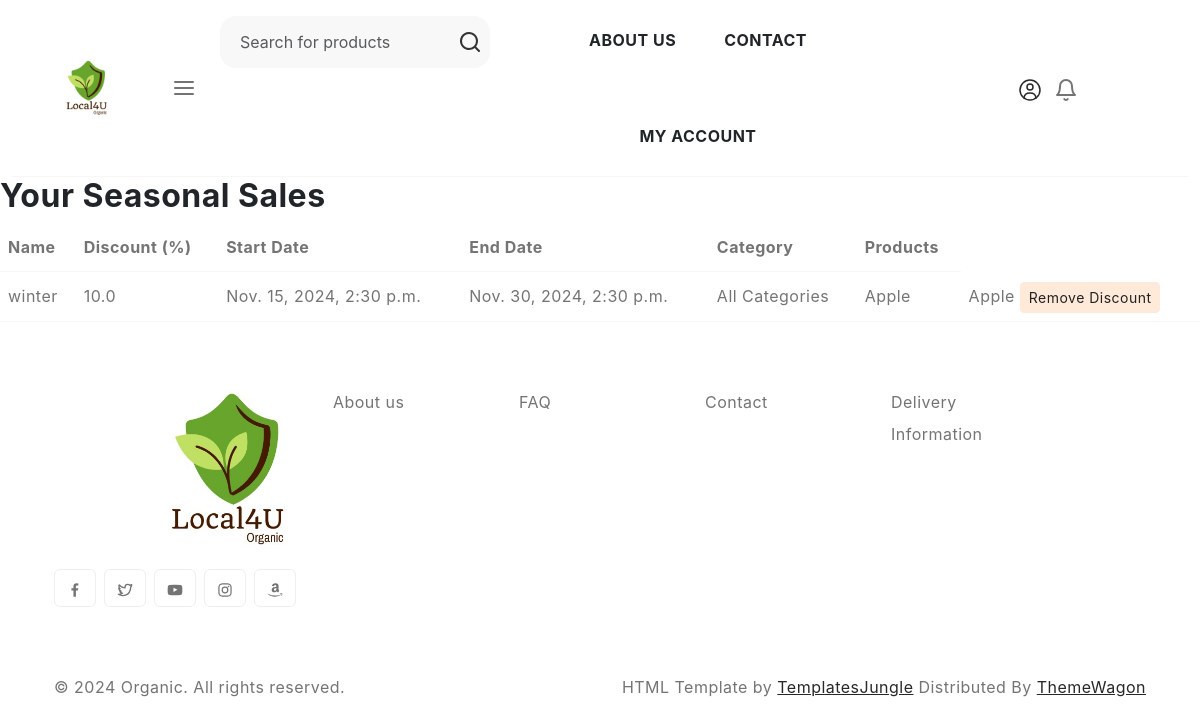
The app's page /product/seasonal-sales/ (signed in) with its own data.
### product/models.py (models this page shows, shortened)
class SeasonalSale(models.Model):
    name = models.CharField(max_length=100)  # Name of the seasonal sale event
    discount_percentage = models.FloatField()  # Discount percentage for the sale
    products = models.ManyToManyField(Product, blank=True)  # Products associated with the sale (optional)
    start_date = models.DateTimeField()  # Start date and time of the sale
    end_date = models.DateTimeField()  # End date and time of the sale
    farmer = models.ForeignKey(Farmer, on_delete=models.CASCADE)  # Farmer who created the sale

class Product(models.Model):
    name = models.CharField(max_length=200)  # Name of the product
    description = models.TextField()  # Detailed description of the product
    category = models.ForeignKey(Category, on_delete=models.CASCADE)  # Category to which the product belongs
    price = models.DecimalField(max_digits=10, decimal_places=2)  # Original price of the product
    discounted_price = models.DecimalField(max_digits=10, decimal_places=2, null=True, blank=True)  # Discounted price if applicable
    stock = models.PositiveIntegerField()  # Available stock quantity
    farmer = models.ForeignKey(Farmer, on_delete=models.CASCADE)  # Farmer who owns the product
    created_at = models.DateTimeField(auto_now_add=True)  # Timestamp when the product was added
    updated_at = models.DateTimeField(auto_now=True)  # Timestamp when the product was last updated
    image = models.ImageField(upload_to='product_images/', null=True, blank=True)  # Optional product image

### product/views.py (the view)
# urls.py: path('seasonal-sales/', views.list_seasonal_sales, name='list_seasonal_sales'),
@login_required
def list_seasonal_sales(request):
    farmer = request.user.farmer  # Get the logged-in farmer
    sales = SeasonalSale.objects.filter(farmer=farmer)  # Fetch all sales associated with the farmer
    return render(request, 'list_seasonal_sales.html', {'sales': sales})

### accounts/templatetags/notification_tags.py (called while the page is built)
@register.filter
def unread_notifications(user):
    if user.is_authenticated:
        return user.notifications.filter(is_read=False).count()
    return 0

### order/context_processors.py (called while the page is built)
def cart_data(request):
    return {"cart": request.session.get("cart", {})}

### order/templatetags/cart_filters.py (called while the page is built)
@register.filter
def sum_cart_total(cart_items):
    total = 0
    for item in cart_items:
        total += float(item['price']) * item['quantity']
    return total

@register.filter
def is_not_farmer_or_admin(user):
    return user.is_authenticated and user.user_type not in ['farmer', 'admin']

### product/context_processors.py (called while the page is built)
def category_menu(request):
    categories = Category.objects.all()
    return {'categories': categories}

### templates/list_seasonal_sales.html
{% extends 'base.html' %}
{% block body_block %}
<h2>Your Seasonal Sales</h2>
{% if sales %}
    <table class="table">
        <thead>
            <tr>
                <th>Name</th>
                <th>Discount (%)</th>
                <th>Start Date</th>
                <th>End Date</th>
                <th>Category</th>
                <th>Products</th>
            </tr>
        </thead>
        <tbody>
            {% for sale in sales %}
                <tr>
                    <td>{{ sale.name }}</td>
                    <td>{{ sale.discount_percentage }}</td>
                    <td>{{ sale.start_date }}</td>
                    <td>{{ sale.end_date }}</td>
                    <td>
                        {% if sale.category %}
                            {{ sale.category.name }}
                        {% else %}
                            All Categories
                        {% endif %}
                    </td>
                    <td>
                        {% for product in sale.products.all %}
                            {{ product.name }}{% if not forloop.last %}, {% endif %}
                        {% endfor %}
                    </td>
                    <td>
                        {% for product in sale.products.all %}
                            {{ product.name }}{% if not forloop.last %}, {% endif %}
                        {% endfor %}
                        <a href="{% url 'remove_seasonal_sale_discount' sale.id %}" class="btn btn-danger btn-sm">Remove Discount</a>
                    </td>
                </tr>
            {% endfor %}
        </tbody>
    </table>
{% else %}
    <p>You have no seasonal sales.</p>
{% endif %}
{% endblock %}

### static/style.css (style rules this page uses)
body { --heading-font : "Inter", sans-serif; --bs-link-color: #333; --bs-link-hover-color:#333; --bs-link-color-rgb: 40,40,40; --bs-link-hover-color-rgb: 0,0,0; --bs-light-rgb: 248, 248, 248; --bs-font-sans-serif: "Inter", sans-serif; --bs-body-font-family: var(--bs-font-sans-serif); --bs-body-font-size: 1rem; --bs-body-font-weight: 400; --bs-body-line-height: 2; --bs-body-color: #747474; --bs-primary: #6BB252; --bs-primary-rgb: 107, 178, 82; --bs-secondary: #364127; --bs-secondary-rgb: 54, 65, 39; --bs-danger: #F95F09; --bs-danger-rgb: 249, 95, 9; --bs-success: #a3be4c; --bs-success-rgb: 163, 190, 76; --bs-primary-bg-subtle: #FFF9EB; --bs-success-bg-subtle: #eef5e5; --bs-border-color: #F7F7F7; }
.btn-danger { --bs-btn-color: #222; --bs-btn-bg: #FFEADA; --bs-btn-border-color: #FFEADA; --bs-btn-hover-color: #222; --bs-btn-hover-bg: #ecc9af; --bs-btn-hover-border-color: #ecc9af; --bs-btn-focus-shadow-rgb: 60,153,110; --bs-btn-active-color: #222; --bs-btn-active-bg: #ecc9af; --bs-btn-active-border-color: #ecc9af; --bs-btn-active-shadow: inset 0 3px 5px rgba(0, 0, 0, 0.125); --bs-btn-disabled-color: #222; --bs-btn-disabled-bg: #FFEADA; --bs-btn-disabled-border-color: #FFEADA; }
body { letter-spacing: 0.03em; }
h1,h2,h3,h4,h5,h6 { font-family: var(--heading-font); color: var(--bs-dark); font-weight: 700; }

### records on screen
SeasonalSale: name "winter", discount_percentage "10.0", start_date "Nov. 15, 2024, 2:30 p.m.", end_date "Nov. 30, 2024, 2:30 p.m."
Product: name "Apple"
